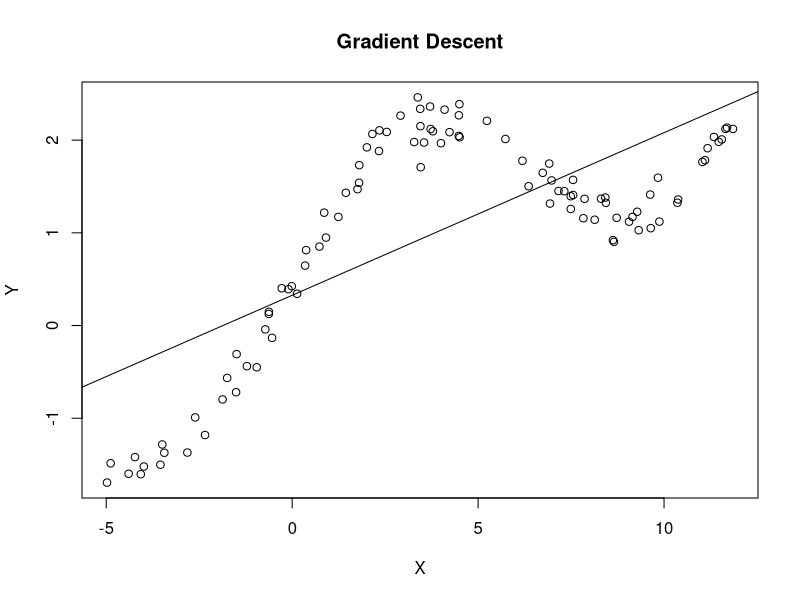
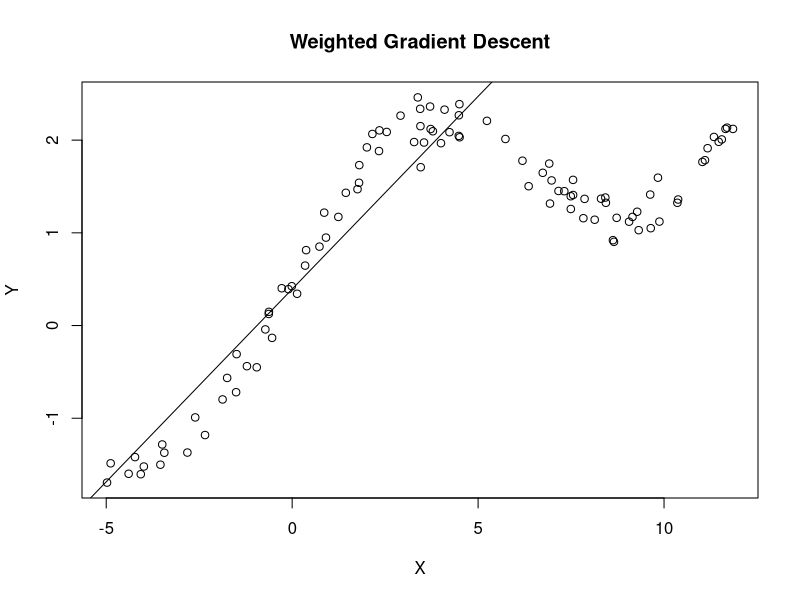
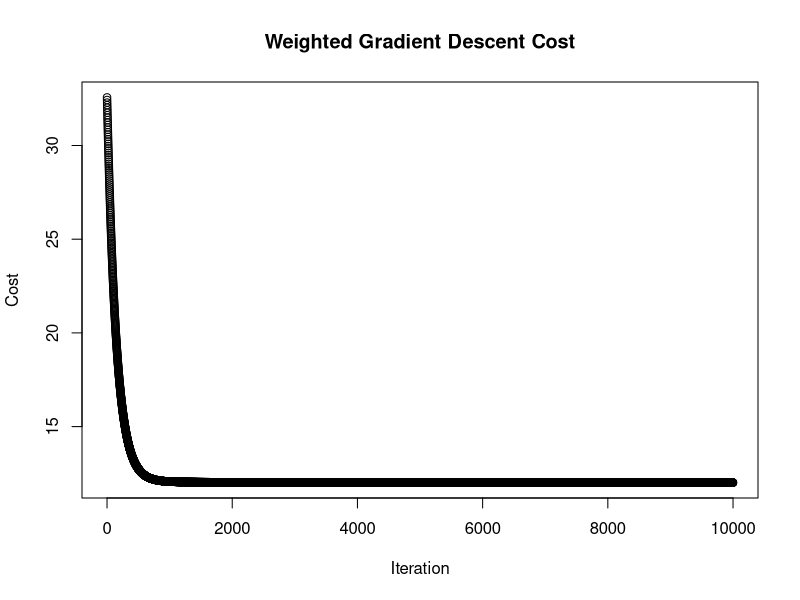

These charts were generated, in order, by the following R code:
##Set working directory.
directory = "YOUR DIRECTORY"
setwd(directory)


##Libraries
library(MASS)
library(numDeriv)


##Data
rx <- read.csv(file = 'rx.dat', header = FALSE)
ry <- read.csv(file = 'ry.dat', header = FALSE)
colnames(rx) <- 'x'
colnames(ry) <- 'y'

#Test Regression
test <- cbind(ry,rx)
test.lm <- lm(y ~ x, data = test)
summary(test.lm)

w <- c(0)
for (i in (1:length(test[,1]))){
  w[i] <- exp((-test[i,2]^2) / 20)
}
testW.lm <- lm(y ~ x, data = test, weights = w)
summary(testW.lm)

#Cost Function
cost <- function(X,b,y){
  sum((X %*% b - y)^2 / (2 * length(y)))
}

costW <- function(W,X,b,y){
  t(X %*% b - y) %*% W %*% (X %*% b - y)
}

#Hyperparameters
learn <- 0.001
iterations <- 10000

#Initial COefficients and Matrices
b <- matrix(c(0,0), nrow = 2)
X <- as.matrix(cbind(1,rx))
y <- as.matrix(ry)
W <- diag( 1, length(X[,1]), length(X[,1]))
for (i in (1:length(X[,1]))){
  W[i,i] <- exp((-X[i,2]^2) / 20)
}

#Gradient Descent Regression
history <- data.frame(cost = double(),
                      b0 = double(),
                      b1 = double())

for (i in (1:iterations)){
  history[i,1] <- cost(X,b,y)
  history[i,2] <- t(b[1,])
  history[i,3] <- t(b[2,])
  gradient <- t(X) %*% (X %*% b - y) / length(y)
  b <- b - learn * gradient 
}

print(b)

plot(rx$x,ry$y,xlab = 'X', ylab = 'Y', main = 'Gradient Descent')
abline(a=b[1,1],b=b[2,1])

#Weighted Gradient Descent Regression
historyW <- data.frame(costW = double(),
                      b0 = double(),
                      b1 = double())
for (i in (1:iterations)){
  historyW[i,1] <- costW(W,X,b,y)
  historyW[i,2] <- t(b[1,])
  historyW[i,3] <- t(b[2,])
  gradient <- t(X) %*% W %*% (X %*% b - y) / length(y)
  b <- b - learn * gradient 
}

print(b)

plot(rx$x,ry$y,xlab = 'X', ylab = 'Y', main = 'Weighted Gradient Descent')
abline(a=b[1,1],b=b[2,1])
plot(1:iterations-1, historyW$cost, xlab = 'Iteration', ylab = 'Cost', main = 'Weighted Gradient Descent Cost')
